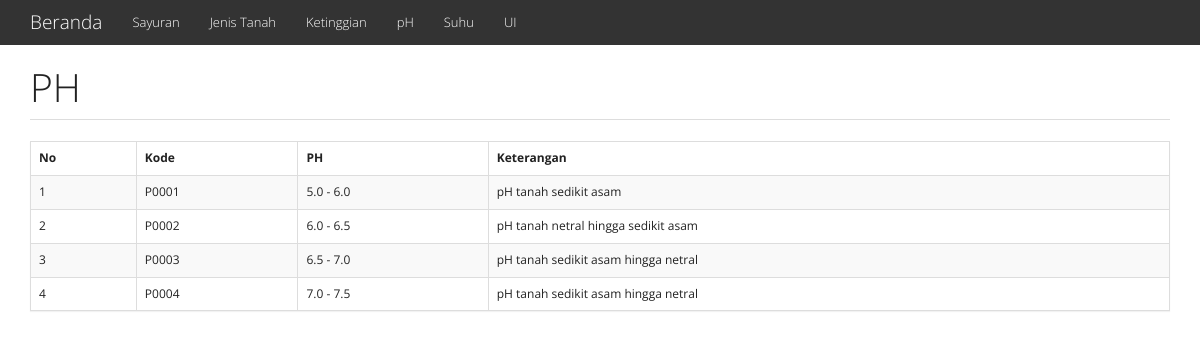
Screenshot of /?m=PH with the database file from the repository.
### tables this page shows
CREATE TABLE tb_ph (
  kode_ph varchar(16) NOT NULL,
  rentang_ph varchar(255) DEFAULT NULL,
  keterangan text DEFAULT NULL,
  referensi varchar(100) DEFAULT NULL
);

### functions.php (called while the page is built, shortened)
<?php
$config["server"] = 'localhost';
$config["username"] = 'root';
$config["password"] = '';
$config["database_name"] = 'cf_fc';
include_once 'includes/db.php';
$db = new DB($config['server'], $config['username'], $config['password'], $config['database_name']);
if (!function_exists('_get')) {
    function _get($key, $val = null) {
        return isset($_GET[$key]) ? $_GET[$key] : $val;
    }
}
function esc_field($str) {
    return $str ? addslashes($str) : '';
}

### includes/db.php (called while the page is built, shortened)
<?php
class DB
{
    var $conn = null;
    public function __construct($host, $username, $passwd, $dbname)
    {
        $this->conn = mysqli_connect($host, $username, $passwd, $dbname);
    }
    public function query($sql)
    {
        $query = mysqli_query($this->conn, $sql) or die('<pre>Error mysqli_query: ' . mysqli_error($this->conn) . '<br />' . $sql . '</pre>');
        return $query;
    }
    public function get_results($sql)
    {
        $query = $this->query($sql);
        $arr = array();
        while ($row = mysqli_fetch_object($query)) {
            $arr[] = $row;
        }
        return $arr;
    }
}

### PH.php (the view)
<div class="page-header">
    <h1>PH</h1>
</div>
<div class="panel panel-default">
    <div class="table-responsive">
        <table class="table table-bordered table-hover table-striped">
            <thead>
                <tr class="nw">
                    <th>No</th>
                    <th>Kode</th>
                    <th>PH</th>
                    <th>Keterangan</th>
                </tr>
            </thead>
            <?php
            $q = esc_field(_get('q'));
            $rows = $db->get_results("SELECT * FROM tb_ph
                WHERE kode_ph LIKE '%$q%' OR rentang_ph  LIKE '%$q%' OR keterangan LIKE '%$q%'
                ORDER BY kode_ph");
            $no = 0;
            foreach ($rows as $row) : ?>
                <tr>
                    <td><?= ++$no ?></td>
                    <td><?= $row->kode_ph ?></td>
                    <td><?= $row->rentang_ph ?></td>
                    <td><?= $row->keterangan ?></td>
                </tr>
            <?php endforeach; ?>
        </table>
    </div>
</div>

### assets/css/general.css (style rules this page uses)
html { position: relative; min-height: 100%; }
body { margin-bottom: 70px; }
.nw { white-space: nowrap; }
.page-header { margin-top: 0; padding-bottom: 0; }
.page-header h1 { margin-top: 0; }

### rows the page displays
tb_ph: kode_ph "P0001", rentang_ph "5.0 - 6.0", keterangan "pH tanah sedikit asam"
tb_ph: kode_ph "P0002", rentang_ph "6.0 - 6.5", keterangan "pH tanah netral hingga sedikit asam"
tb_ph: kode_ph "P0003", rentang_ph "6.5 - 7.0", keterangan "pH tanah sedikit asam hingga netral"
tb_ph: kode_ph "P0004", rentang_ph "7.0 - 7.5", keterangan "pH tanah sedikit asam hingga netral"
